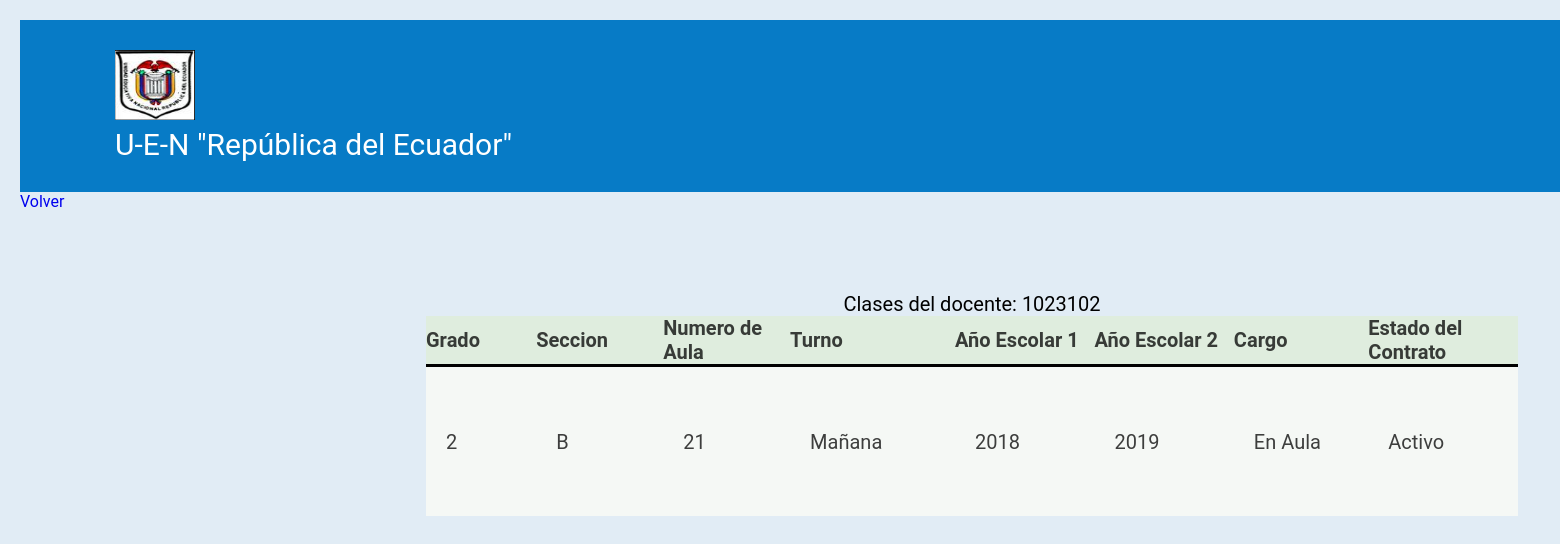
The page /public/clases_asignadas.php?id_doc_docent=1023102 (signed in) on the database its author committed.
### tables this page shows
CREATE TABLE `docentes` (
  `id_doc_docent` varchar(15) NOT NULL,
  `id_tipo_docent` int(1) NOT NULL,
  `id_turno` int(1) NOT NULL,
  `id_estado` int(1) NOT NULL,
  `fecha_ingreso` date DEFAULT NULL,
  `fecha_inabilitacion` date DEFAULT NULL
);

CREATE TABLE `clases` (
  `id_clase` varchar(15) NOT NULL,
  `grado` int(1) NOT NULL,
  `seccion` varchar(1) NOT NULL,
  `no_aula` int(3) NOT NULL,
  `id_turno` int(1) NOT NULL,
  `anio_escolar1` year(4) NOT NULL,
  `anio_escolar2` year(4) NOT NULL
);

CREATE TABLE `turnos` (
  `id_turno` int(1) NOT NULL,
  `descripcion` varchar(20) NOT NULL
);

CREATE TABLE `tipos_docentes` (
  `id_tipo_docent` int(1) NOT NULL,
  `descripcion` varchar(20) NOT NULL
);

CREATE TABLE `estado` (
  `id_estado` int(1) NOT NULL,
  `descripcion` varchar(15) NOT NULL
);

### public/clases_asignadas.php (the view, shortened to what this page needs)
<?php
$id_doc_docent = htmlentities(addslashes($_GET["id_doc_docent"]));
require '../database/connect.php';
    if(!isset($_SESSION["id_user"])){
       header("Location:../index.php");
   }else{
        ?>
<!DOCTYPE html>
<html>
    <head>
	    <link rel="stylesheet" href="./css/styles.css">
    </head>
    <body>
      <header class="top">
       <ul>
        <li><img src="../img/i.png" width="80px" height="70px"><br>U-E-N "República del Ecuador"</li>
      </ul>
     </header>
<?php
$sql="SELECT doc.id_doc_docent,cl.grado,cl.seccion,cl.no_aula,tr.descripcion turno, cl.anio_escolar1,cl.anio_escolar2,tp.descripcion cargo, est.descripcion estado FROM docentes doc INNER JOIN clases_asignadas ca ON doc.id_doc_docent = ca.id_doc_docent INNER JOIN clases cl ON ca.id_clase = cl.id_clase INNER JOIN estado est ON ca.id_estado = est.id_estado INNER JOIN turnos tr ON cl.id_turno = tr.id_turno INNER JOIN tipos_docentes tp ON ca.id_tipo_docent = tp.id_tipo_docent
			WHERE doc.id_doc_docent = :id_doc_docent";
			$result=$db->prepare($sql);
			$result->bindValue("id_doc_docent",$id_doc_docent);
			$result->execute();
	        echo "<div>";
 	          echo "<table class='tabla'>
 	          <caption> Clases del docente: ".$id_doc_docent."</caption>
 		            <thead>";
 			            echo"<tr>";
						echo"<th>Grado </th>
						 <th>Seccion </th>
						 <th>Numero de Aula </th>
						 <th>Turno </th>
						 <th>Año Escolar 1 </th>
						 <th>Año Escolar 2 </th>
						 <th>Cargo</th>
						 <th>Estado del Contrato</th>";
 			           echo "</tr>
 		            </thead>";
 		            while($registro=$result->fetch(PDO::FETCH_ASSOC)){
 		            	echo "<tr>";
 			           echo "<td>{$registro['grado']}</td>";
					   echo "<td>{$registro['seccion']}</td>";
					   echo "<td>{$registro['no_aula']}</td>";
					   echo "<td>{$registro['turno']}</td>";
					   echo "<td>{$registro['anio_escolar1']}</td>";
					   echo "<td>{$registro['anio_escolar2']}</td>";
					   echo "<td>{$registro['cargo']}</td>";
					   echo "<td>{$registro['estado']}</td>";
 		          echo " </tr>";
 		          		}
 	            echo "</table>
            </div>" ?>
                 <a href="docentes.php">Volver</a>
    </body>
</html>
<?php
 } ?>

### public/css/styles.css (style rules this page uses)
ul { list-style: none; }
* { margin: 0; padding: 0; -webkit-box-sizing: border-box; -moz-box-sizing: border-box; box-sizing: border-box; }
body { background-size: cover; background-attachment: fixed; font-family: Roboto; background-color: #E1ECF5; margin:20px; }
.top { margin: auto; width: 150%; display:block; position: relative; }
.top ul { list-style: none; font-size: 30px; }
.top li { background-color: #077BC6; color: #FFF; text-decoration: none; padding: 30px 95px ; }
th { width: 30px; }
.tabla { margin-top:100px; margin-left:-120px; margin-right: 400px; left: 35%; width: 80%; height: 200px; max-width: 70%; position:absolute; font-size: 20px; }
table { background-color: #F5F8F5; text-align: left; width: 80%; border-collapse: collapse; transition: all .3s ease-in-out; max-width: 80%; padding: 10px; }
tr { opacity: 0.75; }
td { padding: 20px; width: 1000px; }
thead { background-color: #DFEDDE; border-bottom: solid 3px; }
a { text-decoration: none; }

### rows shown on the page
docentes: clases.grado "2", clases.seccion "B", clases.no_aula "21", id_turno.descripcion "Mañana", clases.anio_escolar1 "2018", clases.anio_escolar2 "2019", id_tipo_docent.descripcion "En Aula", id_estado.descripcion "Activo"

### other values the page prints
$id_doc_docent "1023102"
